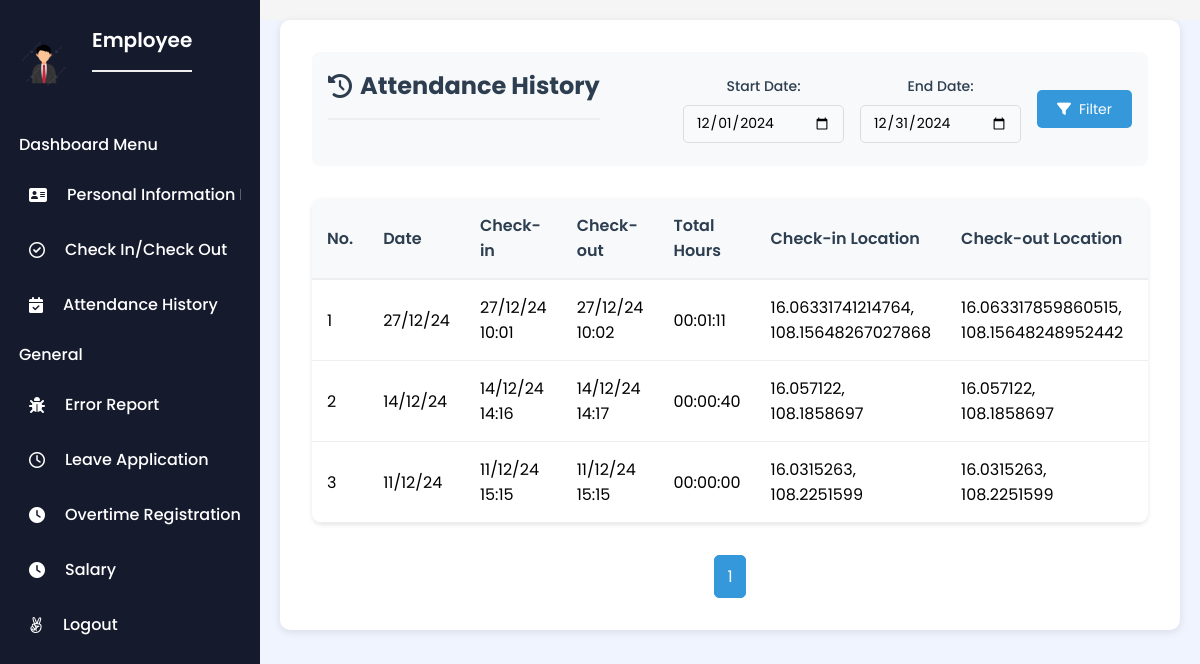
The app's page /index.php?action=attendance (signed in), older data.
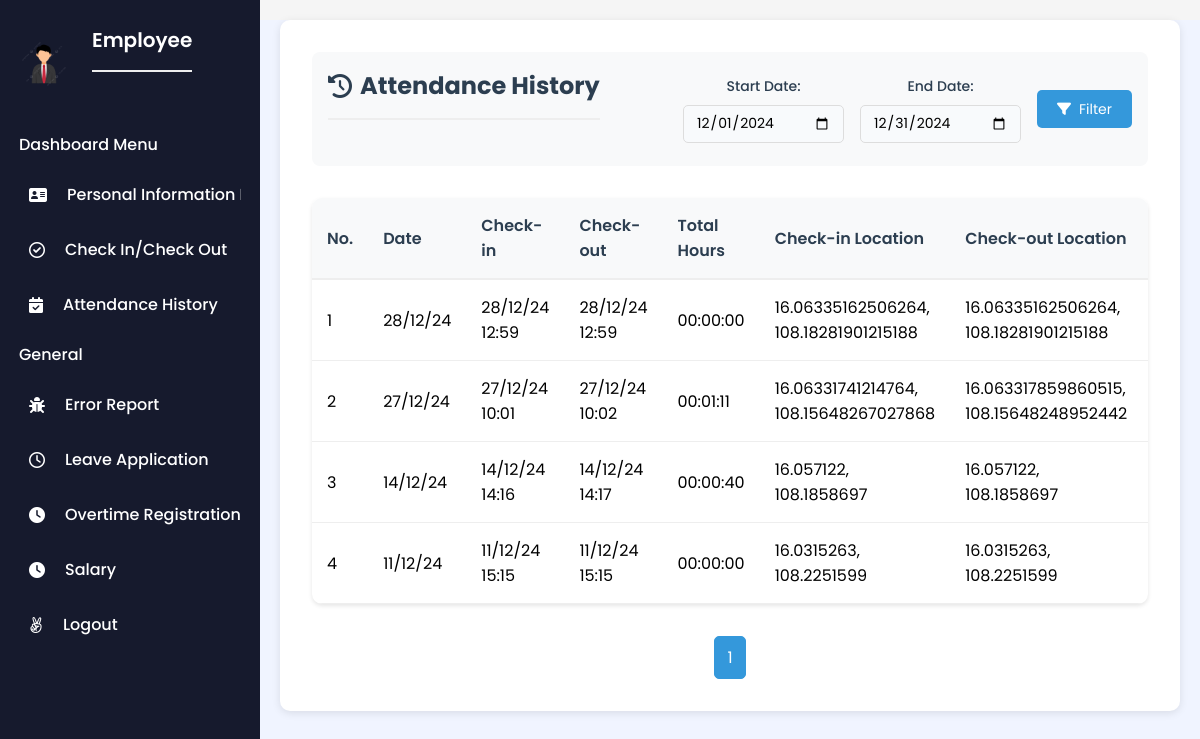
The same page, newer data.
### tables this page shows
CREATE TABLE `checkincheckout` (
  `CheckinCheckoutID` int(11) NOT NULL,
  `CheckinTime` datetime DEFAULT NULL,
  `CheckoutTime` datetime DEFAULT NULL,
  `EmployeeID` int(11) DEFAULT NULL,
  `GPSLocation` varchar(255) NOT NULL,
  `CheckoutLocation` varchar(255) DEFAULT NULL
);

### controllers/AttendanceController.php (called while the page is built, shortened)
<?php
require_once 'models/AttendanceModel.php';
class AttendanceController {
    private $attendanceModel;
    public function __construct($pdo) {
        $this->attendanceModel = new AttendanceModel($pdo);
    }
    public function getAttendanceHistory() {
        $employee_id = $_SESSION['id'];
        $start_date = isset($_GET['start_date']) && !empty($_GET['start_date'])
            ? $_GET['start_date']
            : date('Y-m-01');
        $end_date = isset($_GET['end_date']) && !empty($_GET['end_date'])
            ? $_GET['end_date']
            : date('Y-m-t');
        $limit = 10;
        $page = isset($_GET['page']) ? (int)$_GET['page'] : 1;
        $offset = ($page - 1) * $limit;
        $attendanceData = $this->attendanceModel->getAttendanceAndOT($employee_id, $start_date, $end_date, $limit, $offset);
        $totalRecords = $this->attendanceModel->countAttendanceRecords($employee_id, $start_date, $end_date);
        $totalPages = ceil($totalRecords / $limit);
        require_once 'views/employee/attendance/index.php';
    }
}
?>

### models/AttendanceModel.php (called while the page is built, shortened)
<?php
class AttendanceModel {
    private $conn;
    public function __construct($db) {
        $this->conn = $db;
    }
    public function getAttendanceAndOT($employeeId, $startDate, $endDate, $limit, $offset) {
        $query = "SELECT
            c.EmployeeID,
            DATE(c.CheckinTime) as WorkDate,
            c.CheckinTime,
            c.CheckoutTime,
            c.GPSLocation as CheckinLocation,
            c.CheckoutLocation,
            CASE WHEN c.CheckinTime IS NULL OR c.CheckoutTime IS NULL THEN 1 ELSE 0 END as IsAbsent,
            TIME_FORMAT(TIMEDIFF(c.CheckoutTime, c.CheckinTime), '%H:%i:%s') as TotalWorkHours,
            CASE
                WHEN TIME(c.CheckinTime) > '08:00:00' THEN 1
                ELSE 0
            END as CheckinLate,
            CASE
                WHEN TIME(c.CheckoutTime) < '17:30:00' THEN 1
                ELSE 0
            END as CheckoutEarly
        FROM checkincheckout c
        WHERE c.EmployeeID = :employeeId
        AND DATE(c.CheckinTime) BETWEEN :startDate AND :endDate
        ORDER BY c.CheckinTime DESC
        LIMIT :limit OFFSET :offset";
        $stmt = $this->conn->prepare($query);
        $stmt->bindParam(':employeeId', $employeeId);
        $stmt->bindParam(':startDate', $startDate);
        $stmt->bindParam(':endDate', $endDate);
        $stmt->bindParam(':limit', $limit, PDO::PARAM_INT);
        $stmt->bindParam(':offset', $offset, PDO::PARAM_INT);
        $stmt->execute();
        return $stmt->fetchAll(PDO::FETCH_ASSOC);
    }
    public function countAttendanceRecords($employeeId, $startDate, $endDate) {
        $query = "SELECT COUNT(*) as total FROM checkincheckout
                  WHERE EmployeeID = :employeeId
                  AND DATE(CheckinTime) BETWEEN :startDate AND :endDate";
        $stmt = $this->conn->prepare($query);
        $stmt->bindParam(':employeeId', $employeeId);
        $stmt->bindParam(':startDate', $startDate);
        $stmt->bindParam(':endDate', $endDate);
        $stmt->execute();
        $result = $stmt->fetch(PDO::FETCH_ASSOC);
        return $result['total'] ?? 0;
    }
}
?>

### views/employee/attendance/index.php (the view, shortened to what the changed rows need)
<!DOCTYPE html>
<html lang="en">
<head>
    <link rel="stylesheet" href="https://cdnjs.cloudflare.com/ajax/libs/font-awesome/6.0.0-beta3/css/all.min.css" />
</head>
<body>
    <?php include 'views/layouts/sidebar.php'; ?>
    <div class="main-content">
        <div class="attendance-container">
            <div class="attendance-header">
                <h2><i class="fas fa-history"></i> Attendance History</h2>
            </div>
            <div class="attendance-table-wrapper">
                <table class="attendance-table">
                    <thead>
                        <tr>
                            <th>No.</th>
                            <th>Date</th>
                            <th>Check-in</th>
                            <th>Check-out</th>
                            <th>Total Hours</th>
                            <th>Check-in Location</th>
                            <th>Check-out Location</th>
                            <th>Status</th>
                        </tr>
                    </thead>
                    <tbody>
                        <?php if (!empty($attendanceData)) : ?>
                        <?php foreach ($attendanceData as $index => $attendance) : ?>
                        <tr>
                            <td><?= $index + 1 ?></td>
                            <td><?= DateTime::createFromFormat('Y-m-d', $attendance['WorkDate'])->format('d/m/y') ?></td>
                            <td>
                                <?php if ($attendance['IsAbsent']) : ?>
                                    <span class="absent">Absent</span>
                                <?php else : ?>
                                    <?= DateTime::createFromFormat('Y-m-d H:i:s', $attendance['CheckinTime'])->format('d/m/y H:i') ?>
                                <?php endif; ?>
                            </td>
                            <td>
                                <?php if ($attendance['IsAbsent']) : ?>
                                    <span class="absent">Absent</span>
                                <?php else : ?>
                                    <?= DateTime::createFromFormat('Y-m-d H:i:s', $attendance['CheckoutTime'])->format('d/m/y H:i') ?>
                                <?php endif; ?>
                            </td>
                            <td>
                                <?php if ($attendance['IsAbsent']) : ?>
                                    N/A
                                <?php else : ?>
                                    <?= htmlspecialchars($attendance['TotalWorkHours'] ?? 'N/A') ?>
                                <?php endif; ?>
                            </td>
                            <td>
                                <?php if ($attendance['IsAbsent']) : ?>
                                    N/A
                                <?php else : ?>
                                    <?= htmlspecialchars($attendance['CheckinLocation']) ?>
<?php endif; ?>
                            </td>
                            <td>
                                <?php if ($attendance['IsAbsent']) : ?>
                                    N/A
                                <?php else : ?>
                                    <?= htmlspecialchars($attendance['CheckoutLocation'] ?? 'N/A') ?>
                                <?php endif; ?>
                            </td>
                            <td>
                            </td>
                        </tr>
                        <?php endforeach; ?>
                        <?php else : ?>
                        <tr>
                            <td colspan="8">No attendance records found for the selected date range.</td>
                        </tr>
                        <?php endif; ?>
                    </tbody>
                </table>
            </div>
            <div class="pagination">
                <?php for ($i = 1; $i <= $totalPages; $i++): ?>
                    <a href="?action=attendance&start_date=<?= htmlspecialchars($start_date) ?>&end_date=<?= htmlspecialchars($end_date) ?>&page=<?= $i ?>"
                       class="<?= $i == $page ? 'active' : '' ?>">
                       <?= $i ?>
                    </a>
                <?php endfor; ?>
            </div>
        </div>
    </div>
</body>
</html>

Row changes from the older to the newer data that the page shows:
added checkincheckout: format "28/12/24", CheckinTime "28/12/24 12:59", CheckoutTime "28/12/24 12:59", TotalWorkHours "00:00:00", GPSLocation "16.06335162506264, 108.18281901215188", CheckoutLocation "16.06335162506264, 108.18281901215188"
